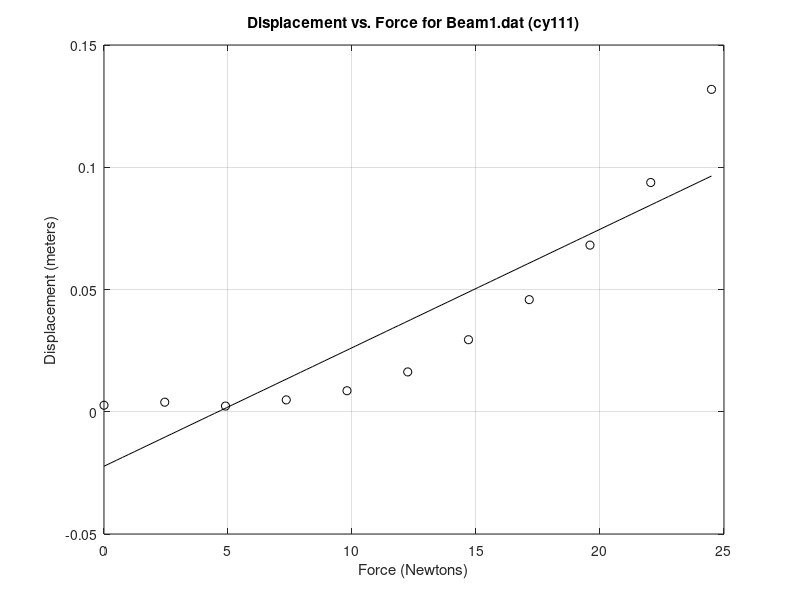

The MATLAB source for this figure:
%% Initialize the workspace
% Clear all variables
clear
% Change display to short exponential format
format short e

%% Load and manipulate the data
% Load data from Beam1.dat
load Beam1.dat
% Copy data from each column into new variables
Mass = Beam1(:,1);
Displacement = Beam1(:,2);
% Convert Mass to a Force measurement
Force = Mass*9.81;
% Convert Displacement in inches to meters
Displacement = (Displacement*2.54)/100;

%% Perform calculations
% Use polyfit to find first-order fit polynomials
P = polyfit(Force, Displacement, 1)

%% Generate predictions
% Create 100 representational Force values
ForceModel = linspace(min(Force),max(Force),100);
% Calculate Displacement predictions
DispModel = polyval(P, ForceModel);

%% Generate and save plots
% Bring up a figure window
figure(1)
% Clear the figure window
clf
% Plot Displacement as a function of Force
plot(Force, Displacement, 'ko')
% Turn hold on, plot the model values, and turn hold off
hold on
plot (ForceModel, DispModel, 'k-')
hold off
% Turn the grid on
grid on
% Label and title the graph
xlabel('Force (Newtons)')
ylabel('Displacement (meters)')
title('Displacement vs. Force for Beam1.dat (cy111)')
% Save the graph to PostScript
print -deps RunCanPlot